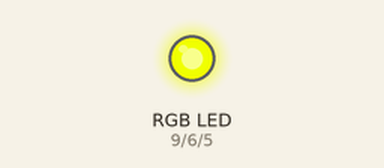
This sketch was run on a simulated Arduino Uno, built with avr-gcc and run on an emulated ATmega328P. Shown: an RGB LED mixed from three pins (HIGH = lit).

Above: at 0.05 s.
At 1.5 s:
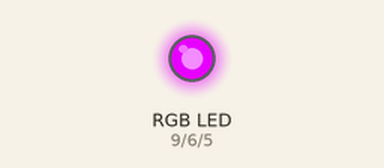
At 3.0 s:
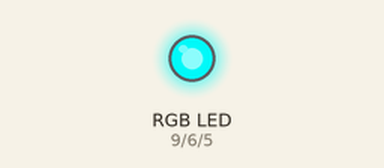
Timing chart, 0 to 6.9 s (numbered marks = the images above):
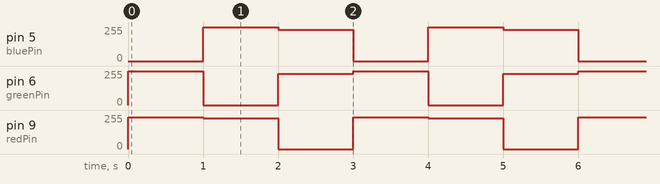

The sketch:

wk8_RGBLED.ino
```cpp
int greenPin = 6;
int redPin = 9;
int bluePin = 5;
int counter = 0;

void setup() {
  pinMode(greenPin,OUTPUT);
  pinMode(redPin,OUTPUT);
  pinMode(bluePin,OUTPUT);
}

void loop() {
  counter++;
  if(counter == 1){//紅綠同時點亮，產生黃色
    analogWrite(greenPin,255);
    analogWrite(redPin,240);
    analogWrite(bluePin,0);
  }
  else if(counter == 2){//藍紅同時點亮，產生紫色
    analogWrite(greenPin,0);
    analogWrite(redPin,230);
    analogWrite(bluePin,255);
  }
  else if(counter == 3){//藍綠同時點亮，產生青色
    analogWrite(greenPin,235);
    analogWrite(redPin,0);
    analogWrite(bluePin,235);
    counter = 0;
  }
  delay(1000);
}
```

Measured:
- by itself, pin 5 (bluePin): repeats every 3.0 s: 235/255 1.0 s, 0/255 1.0 s, 255/255 1.0 s
- by itself, pin 6 (greenPin): repeats every 3.0 s: 0/255 1.0 s, 235/255 1.0 s, 255/255 1.0 s
- by itself, pin 9 (redPin): repeats every 3.0 s: 230/255 1.0 s, 0/255 1.0 s, 240/255 1.0 s
